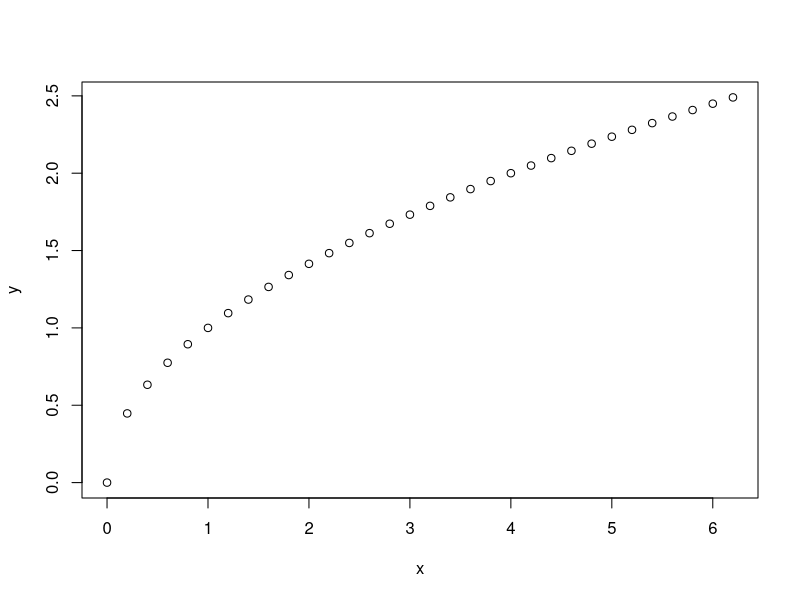
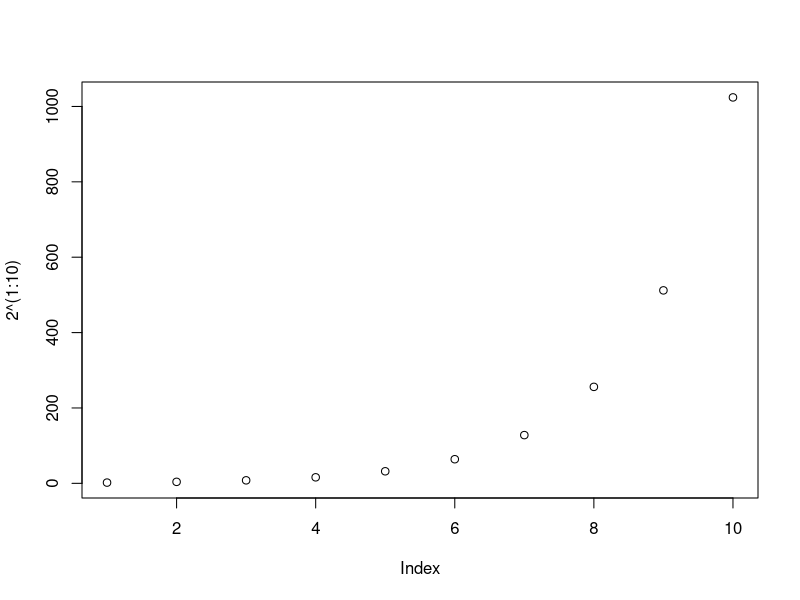
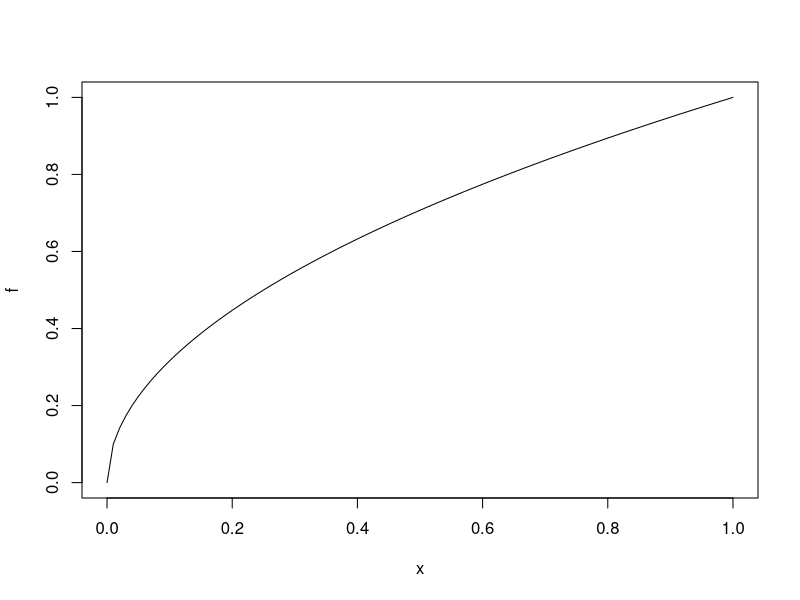
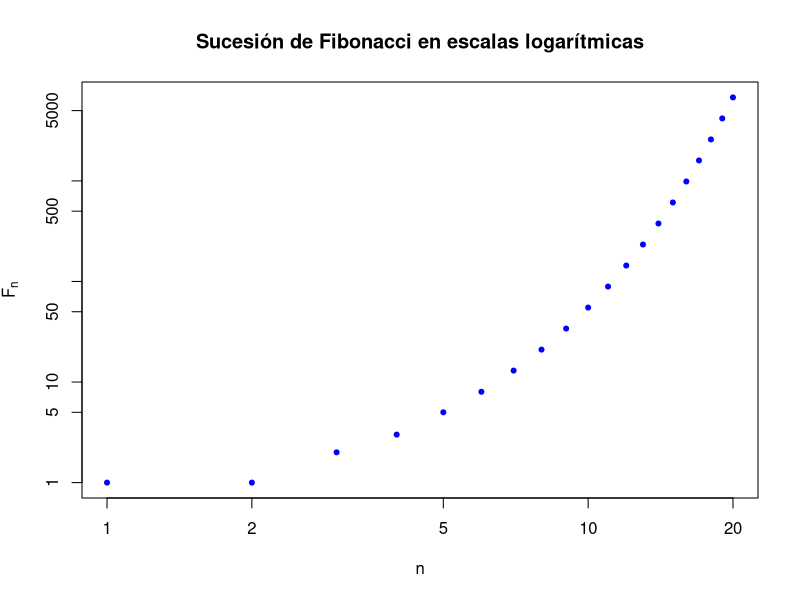
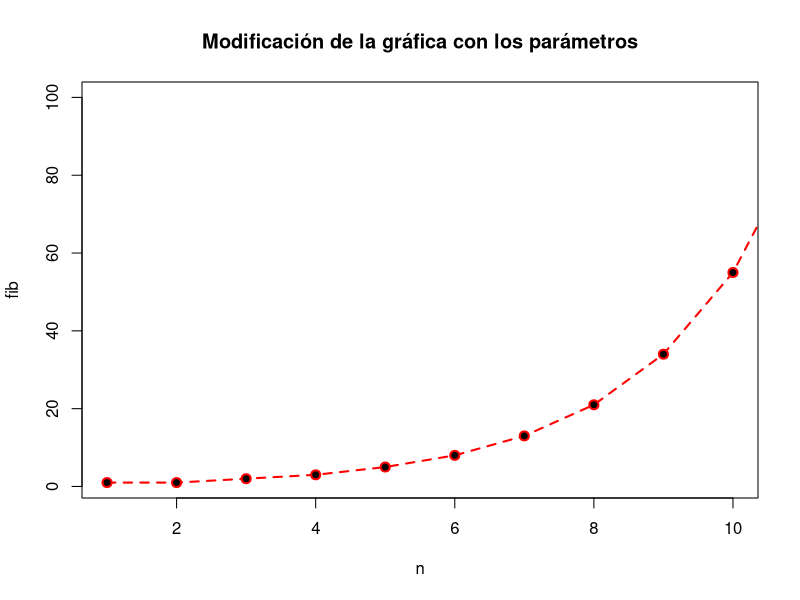

Write R code to recreate these figures, in order.
## ---- chunk 1
knitr::opts_chunk$set(echo = TRUE)
## ---- chunk 2
x = seq(0, 2*pi, by=0.2)
y = sqrt(x)
plot(x,y)
## ---- chunk 3
plot(2^(1:10))
## ---- chunk 4
f <- function(x){sqrt(x)}
plot(f)
## ---- chunk 5
n = 1:20
fib = (1/sqrt(5))*((1+sqrt(5))/2)^n - (1/sqrt(5))*((1-sqrt(5))/2)^n
fib
plot(fib, xlab = 'n', ylab = expression(F[n]),
     main = 'Sucesión de Fibonacci en escalas logarítmicas', pch = 20, col = 'blue', bg = 'blue', log = 'xy')
## ---- chunk 6
plot(n,fib, main = 'Modificación de la gráfica con los parámetros', pch = 21, col = 'red', bg = 'black', cex = 1.2, type = 'o', lty = 'dashed', lwd = 2,
     xlim = c(1,10), ylim = c(1,100))
